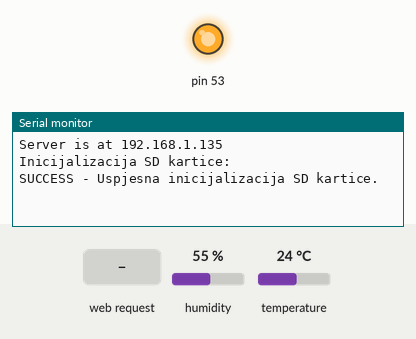
Simulated run of this sketch. Board: Arduino Mega 2560, built with avr-gcc and run on an emulated ATmega2560. On the bench: output pins drawn as LEDs (lit = HIGH), the last lines printed to the serial monitor. The inputs (shaded band) are chosen by the test bench; at power-on: humidity 55 %, temperature 24 °C. Storage starts empty.

Above: at 1.2 s.
1.3 s: HTTP request GET /?cmd=test received
At 2.5 s:
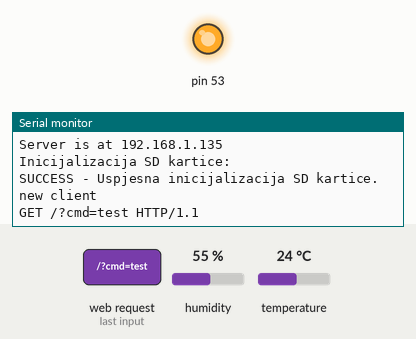
2.8 s: HTTP request GET /?cmd=MODE received
At 3.5 s:
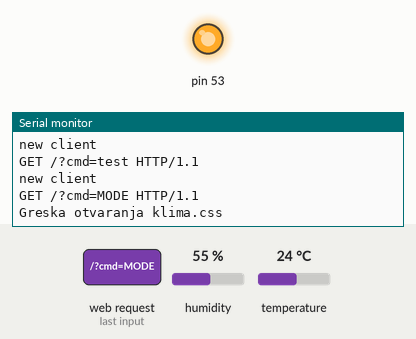
4.3 s: HTTP request GET /?cmd=TEMP_UP received
At 4.8 s:
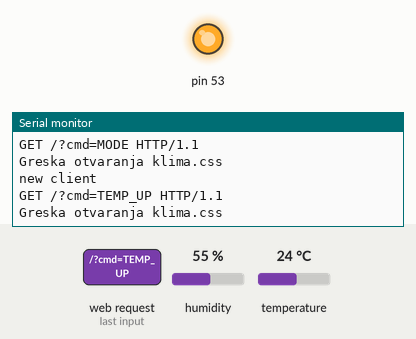

The sketch:

KlimaServer_final.ino
```cpp
#include <SPI.h>
#include <Ethernet.h>
#include <SD.h>
#include <IRremote.h>
#include <DHT.h>
#define DHTTYPE DHT22
#define DHTPIN 36

byte mac[] = { 0xDE, 0xAD, 0xBE, 0xEF, 0xFE, 0xED };   // Fizicka adresa MAC
byte ip[] = { 192, 168, 1, 135 };                      // Adresa
byte gateway[] = { 192, 168, 1, 1 };                   // Pristup internetu preko routera
byte subnet[] = { 255, 255, 255, 0 };                  // Podmrezna maska
EthernetServer server(80);                             // Server port

String readString;
boolean isreqline = true;
DHT dht(DHTPIN, DHTTYPE);
IRsend irsend;
File myFile;

int khz = 38;
unsigned int  powerOn[147] = {4350,4300, 550,1600, 550,1600, 550,1600, 550,1550, 550,550, 550,500, 550,1600, 550,500, 600,500, 550,500, 550,550, 550,500, 550,1600, 550,1600, 550,500, 550,1600, 550,500, 550,550, 550,500, 550,550, 550,500, 550,500, 550,1600, 550,1600, 550,1600, 550,1600, 550,1550, 600,1550, 550,1600, 550,1600, 550,500, 550,550, 550,500, 550,550, 550,500, 550,500, 550,550, 550,500, 550,550, 550,1550, 550,550, 550,1600, 550,500, 550,1600, 550,500, 550,550, 550,500, 550,550, 500,550, 550,500, 550,550, 550,500, 550,550, 550,500, 550,500, 550,550, 550,500, 550,550, 550,500, 550,500, 600,500, 550,500, 550,550, 550,500, 550,500, 600,1550, 550,550, 550,1600, 550,500, 550,500, 550,550, 550,1600, 550};
unsigned int  powerOf[147] = {4350,4300, 550,1600, 550,1600, 550,1550, 550,1600, 550,550, 550,500, 550,1600, 550,500, 550,550, 550,500, 550,550, 550,500, 550,1600, 550,1600, 550,500, 550,1600, 550,500, 550,550, 550,500, 550,500, 550,550, 550,500, 550,1600, 550,1600, 550,1600, 550,1550, 550,1600, 550,1600, 550,1600, 550,1600, 550,500, 550,550, 550,500, 550,500, 550,550, 550,500, 550,550, 550,500, 550,500, 550,1600, 550,550, 550,1550, 550,550, 550,1600, 550,500, 550,500, 550,550, 550,500, 550,550, 550,1550, 550,550, 550,500, 550,550, 550,1600, 550,1550, 550,1600, 550,550, 550,500, 550,500, 550,550, 550,500, 550,550, 550,500, 550,500, 550,550, 550,500, 550,550, 550,1550, 550,550, 550,1600, 550,1550, 550,550, 550};
unsigned int  tempUp[147] = {4350,4300, 550,1600, 550,1600, 550,1600, 600,1500, 550,550, 550,500, 550,1600, 550,550, 500,550, 550,500, 550,550, 550,500, 550,1600, 550,1600, 550,550, 500,1600, 550,550, 500,550, 550,500, 550,550, 500,550, 550,500, 550,1600, 550,1600, 550,1600, 550,1600, 550,1550, 550,1600, 550,1600, 550,1600, 550,550, 500,550, 550,500, 550,500, 600,500, 550,550, 500,550, 550,550, 500,550, 550,1550, 550,550, 550,1600, 550,1550, 550,550, 550,500, 550,550, 550,500, 550,500, 600,500, 550,500, 550,550, 550,500, 550,550, 550,500, 550,500, 550,550, 550,500, 550,550, 550,500, 550,500, 550,550, 550,500, 550,550, 550,500, 550,500, 550,1600, 550,1600, 550,550, 500,550, 550,500, 550,550, 550,1550, 550};
unsigned int  tempDown[147] = {4350,4300, 550,1600, 550,1600, 550,1600, 550,1600, 550,500, 550,500, 550,1600, 550,550, 550,500, 550,500, 550,550, 550,500, 550,1600, 550,1600, 550,550, 500,1600, 550,550, 550,500, 550,500, 550,550, 550,500, 550,550, 550,1550, 550,1600, 550,1600, 550,1600, 550,1600, 550,1550, 550,1600, 550,1600, 550,550, 550,500, 550,500, 550,550, 550,500, 550,550, 550,500, 550,500, 550,550, 550,1600, 550,550, 500,1600, 550,500, 550,1600, 550,500, 600,500, 550,500, 550,550, 550,500, 550,550, 550,500, 550,500, 550,550, 550,500, 550,550, 550,500, 550,500, 550,550, 550,500, 550,550, 550,500, 550,500, 550,550, 550,500, 550,550, 550,1550, 550,550, 550,1600, 550,550, 500,500, 550,550, 550,1600, 550};
unsigned int  fan[147] = {4300,4350, 550,1550, 600,1550, 550,1600, 550,1600, 550,500, 550,550, 550,1600, 550,500, 550,500, 550,550, 550,500, 550,550, 550,1550, 550,1600, 550,550, 550,1550, 550,550, 550,500, 550,550, 550,500, 550,550, 500,550, 550,1600, 550,1600, 500,1600, 550,1600, 550,1600, 550,1600, 550,1600, 550,1550, 550,550, 550,500, 550,550, 550,500, 550,500, 600,500, 550,500, 550,550, 550,500, 550,1600, 550,500, 550,1600, 550,550, 550,1550, 550,550, 550,500, 550,550, 550,500, 550,500, 550,1600, 550,550, 550,500, 550,500, 600,500, 550,500, 550,550, 550,500, 550,500, 600,500, 550,500, 550,550, 550,500, 550,550, 550,500, 550,500, 550,550, 550,500, 550,1600, 550,500, 550,550, 550,500, 550,1600, 550};
unsigned int  mode[147] = {4350,4300, 550,1600, 500,1600, 550,1600, 550,1600, 550,500, 550,550, 550,1600, 550,500, 550,500, 550,550, 550,500, 550,550, 550,1550, 550,1600, 550,550, 550,1550, 600,500, 550,500, 550,550, 550,500, 550,550, 550,500, 550,1600, 550,1600, 550,1550, 550,1600, 550,1600, 550,1600, 550,1600, 550,1550, 600,500, 550,500, 550,550, 550,500, 550,550, 550,500, 550,500, 550,550, 550,500, 550,1600, 550,500, 550,1600, 550,550, 550,1550, 550,550, 550,500, 550,550, 550,500, 550,500, 550,1600, 550,550, 550,500, 550,550, 550,500, 550,500, 550,1600, 550,550, 550,500, 550,500, 550,550, 550,500, 550,550, 550,500, 550,500, 550,550, 550,500, 550,550, 550,1550, 550,550, 550,500, 550,550, 550,500, 550};
unsigned int  timer[179] = {4350,4300, 550,1600, 550,1600, 550,1550, 550,1600, 550,550, 550,500, 550,1600, 550,500, 550,550, 550,500, 550,500, 550,550, 550,1600, 550,1550, 550,550, 550,1600, 550,500, 550,500, 550,550, 550,500, 550,550, 550,1550, 600,500, 550,1600, 550,1600, 500,1600, 550,1600, 550,1600, 550,1600, 550,500, 550,1600, 550,500, 550,550, 550,500, 550,550, 550,500, 550,500, 550,550, 550,1600, 550,1550, 550,550, 550,1600, 550,500, 550,1600, 550,500, 550,550, 550,500, 550,500, 550,550, 550,1600, 550,500, 550,500, 600,500, 550,500, 550,550, 550,1550, 550,550, 550,500, 550,550, 550,500, 550,550, 550,500, 550,500, 550,550, 550,500, 550,550, 550,500, 550,500, 550,1600, 550,1600, 550,500, 550,550, 550,500, 550,1600, 550,1600, 550,1600, 550,1550, 550,1600, 550,1600, 550,1600, 550,500, 550,1600, 550,1600, 550,500, 550,550, 550,500, 550,500, 550,1600, 550};

void setup() {
  // Open serial communications and wait for port to open:
  Serial.begin(9600);
  while (!Serial) {
    ; // wait for serial port to connect. Needed for Leonardo only
  }

  // Pokretanje Ethernet veze i servera:
  dht.begin();
  Ethernet.begin(mac, ip, gateway, subnet);
  server.begin();
  Serial.print("Server is at ");
  Serial.println(Ethernet.localIP()); // Ispisuje IP adresu servera
  pinMode(53, OUTPUT);
  digitalWrite(53, HIGH);
  Serial.println("Inicijalizacija SD kartice:");

  if (!SD.begin(4))
  {
    Serial.println("ERROR - Neuspjesna inicijalizacija SD kartice!");
    return;
  }
  Serial.println("SUCCESS - Uspjesna inicijalizacija SD kartice.");
}


void loop() {
  // Slusaj na dolazak klijenata
  EthernetClient client = server.available();
  if (client) {
    Serial.println("new client");
    // Http zahtjev zavrsava sa praznom linijom
    boolean currentLineIsBlank = true;
    while (client.connected()) {
      if (client.available()) {
        char c = client.read();

        //Cita znak po znak http zahtjeva
        if ((isreqline) && readString.length() < 100) {
          //Spremi znakove u string
          readString += c;
        }
        if (c == '\n') isreqline = false;

        //Ako je http zahtjev zavrsio
        if (c == '\n' && currentLineIsBlank) {
          currentLineIsBlank = true;

          Serial.println(readString); //Ispisi na Serial monitor
          if (readString.indexOf("cmd=test") > 0) send_JSON(client);

          else
          {

            send_Web_page(client);

            if (readString.indexOf("?cmd=AC_ON") > 0){
              irsend.sendRaw(powerOn, 147, khz);

            }
            if (readString.indexOf("?cmd=AC_OFF") > 0){
              irsend.sendRaw(powerOf, 147, khz);

            }
            if (readString.indexOf("cmd=MODE") > 0){
              irsend.sendRaw(mode, 147, khz);
            }

            if (readString.indexOf("cmd=TEMP_UP") > 0){
              irsend.sendRaw(tempUp, 147, khz);
            }
            if (readString.indexOf("cmd=TEMP_DOWN") > 0){
              irsend.sendRaw(tempDown, 147, khz);
            }
            if (readString.indexOf("cmd=FAN") > 0){
              irsend.sendRaw(fan, 147, khz);
            }
            if (readString.indexOf("cmd=TIMER_UP") > 0){
              irsend.sendRaw(timer, 179, khz);
            }
            if (readString.indexOf("cmd=TIMER_DOWN") > 0){
              irsend.sendRaw(timer, 179, khz);
            }

          }
          //Ocisti string za sljedece citanje
          readString = "";
          isreqline = true;
          break;
        }
        if (c == '\n') {
          // Zapocni novu liniju
          currentLineIsBlank = true;
        }

        else if (c != '\r'){
          // Imamo znak na kraju linije
          currentLineIsBlank = false;
        }
      }
    }
    // Daj internet pregledniku vremena da primi podatke
    delay(1);
    // zatvori vezu
    client.stop();
  }
}
static void send_JSON(EthernetClient client) {
  int t = dht.readTemperature();
  int h = dht.readHumidity();
  client.println("HTTP/1.1 200 OK");
  client.println("Content-Type: application/json");  // JSON response type
  client.println("Connection: close");               // close connection after response
  client.println();
  // open JSON
  client.println("{");
  // result header
  client.println("\"res\":");
  client.println("[");
  client.println("{");
  // temperature
  client.print("\"temp\":");
  client.print("\"");
  client.print(t);
  client.print("\"");
  client.println(",");
  // humidity
  client.print("\"humi\":");
  client.print("\"");
  client.print(h);
  client.println("\"");
  client.println("}");
  client.println("]");
  // close json
  client.println("}");
}

static void send_Web_page(EthernetClient client){

  int t = dht.readTemperature();
  int h = dht.readHumidity();
  client.println("HTTP/1.1 200 OK"); //Pošalji standardni http odgovor
  client.println("Content-Type: text/html");
  client.println();
  client.print("<HTML>");
  client.print("<HEAD>");
  client.print("<style>");

  myFile = SD.open("klima.css"); // Otvori dokument klima.css
  if (myFile)
  {
    Serial.println("klima.css:");

    // cita dokument sve dok nedojde do kraja:
    while (myFile.available())
    {
      client.write(myFile.read());

    }
    // zatvori dokument:
    myFile.close();
  }
  else
  {
    // Ako se dokument nije otvorio ispisi gresku :
    Serial.println("Greska otvaranja klima.css");
  }

  client.print("</style>");
  client.print("<meta name='apple-mobile-web-app-capable' content='yes' />");
  client.print("<meta name='apple-mobile-web-app-status-bar-style' content='black-translucent' />");
  client.print("<TITLE>Climate Control</TITLE>");
  client.print("</HEAD>");
  client.print("<BODY>");
  client.print("<div id=\"container\">");
  client.print("<H1>Climate Control</H1>");
  client.print("<hr />");
  client.print("<div class=\"th\">");
  client.print("<H2>Temperature:");
  client.print(t);
  client.print("&#8451");
  client.print("</H2>");
  client.print("<H2>Humidity: ");
  client.print(h);
  client.print("%");
  client.print("</H2>");
  client.print("</div>");
  client.print("<br />");
  client.print("<br />");
  client.print("<div class=\"FirstButtons\">");
  client.print("<a href=\"/?cmd=AC_ON\"\"> ON </a>");
  client.print("<a href=\"/?cmd=FAN\"\">FAN</a><br />");
  client.print("</div>");
  client.print("<br />");
  client.print("<br />");
  client.print("<br />");
  client.print("<div class=\"SecondButton\">");
  client.print("<a href=\"/?cmd=TEMP_UP\"\">TEMP +</a>");
  client.print("</div>");
  client.print("<br />");
  client.print("<br />");
  client.print("<br />");
  client.print("<div class=\"ThirdButtons\">");
  client.print("<a href=\"/?cmd=TIMER_UP\"\">TIMER +</a>");
  client.print("<a href=\"/?cmd=MODE\"\">MODE</a>");
  client.print("<a href=\"/?cmd=TIMER_DOWN\"\">TIMER -</a>");
  client.print("</div>");
  client.print("<br />");
  client.print("<br />");
  client.print("<br />");
  client.print("<div class=\"SecondButton\">");
  client.print("<a href=\"/?cmd=TEMP_DOWN\"\">TEMP +</a>");
  client.print("</div>");
  client.print("<div id=\"linebottom\">");
  client.print("<hr />");
  client.print("</div>");
  client.print("<div id=\"dno\">Sva prava pridrzana <br /><b>Kristijan Cotic&#169;</b></div>");
  client.print("<br />");
  client.print("</div>");
  client.print("</BODY>");
  client.print("</HTML>");
}
```

Measured:
- after the input at 1.3 s, the serial monitor: prints a new line at once (image 1)
- after the input at 2.8 s, the serial monitor: prints a new line at once (image 2)
- after the input at 4.3 s, the serial monitor: prints a new line at once (image 3)
